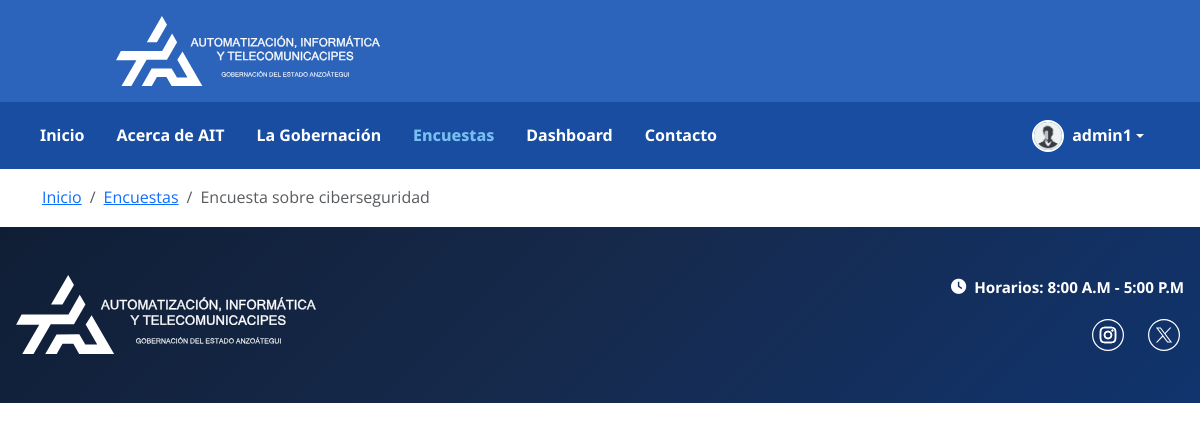
The page /polls/1/ (signed in) on the database its author committed.
### model_poll/models.py (models this page shows, shortened)
class User(AbstractUser):
    full_name = models.CharField(max_length=255, blank=True, default='')
    profile_image = models.ImageField(upload_to='profiles/', blank=True, null=True)
    rol = models.ForeignKey(Rol, on_delete=models.SET_NULL, null=True, blank=True, related_name="usuarios")

class Poll(models.Model):
    class Status(models.TextChoices):
        BORRADOR = 'BORRADOR', 'Borrador'
        ACTIVA = 'ACTIVA', 'Activa'
        CERRADA = 'CERRADA', 'Cerrada'
    created_by = models.ForeignKey(settings.AUTH_USER_MODEL, on_delete=models.SET_NULL, null=True, related_name="encuestas_creadas")
    title = models.CharField(max_length=200)
    description = models.TextField(blank=True, null=True, default='')
    image = models.ImageField(upload_to='polls/', blank=True, null=True)
    status = models.CharField(max_length=20, choices=Status.choices, default=Status.BORRADOR)
    star_date = models.DateTimeField(null=True, blank=True, help_text="Fecha y hora de inicio de la encuesta")
    end_date = models.DateTimeField(null=True, blank=True, help_text="Fecha y hora de finalización de la encuesta")

### posts/views.py (the view)
# urls.py: path('<int:poll_id>/', views.poll_detail, name='poll_detail'),
@login_required
def poll_detail(request, poll_id):
    poll = get_object_or_404(Poll, id=poll_id, status='ACTIVA')
    return render(request, 'posts/poll_detail.html', {'poll': poll})

### templates/posts/poll_detail.html (shortened to what this page needs)
{% extends "pages/layouts/_base.html" %}
{% load static %}
{% block content %}
<div class="container mt-3">
    <nav aria-label="breadcrumb">
        <ol class="breadcrumb">
            <li class="breadcrumb-item"><a href="{% url 'home' %}">Inicio</a></li>
            <li class="breadcrumb-item"><a href="{% url 'posts:poll_list' %}">Encuestas</a></li>
            <li class="breadcrumb-item active" aria-current="page">{{ poll.title }}</li>
        </ol>
    </nav>
</div>
{% endblock %}

### templates/pages/layouts/_base.html (shortened to what this page needs)
{% load static %}
<!DOCTYPE html>
<html lang="es">
<head>
    <link rel="stylesheet" href="https://cdnjs.cloudflare.com/ajax/libs/font-awesome/6.4.0/css/all.min.css">
    <link href="https://cdn.jsdelivr.net/npm/bootstrap@5.3.2/dist/css/bootstrap.min.css" rel="stylesheet">
    <link rel="stylesheet" href="{% static 'css/styles.css' %}">
</head>
<body>
    <header>
        <div class="svg-container">
            <img src="{% static 'SVG/AIT White lateral.svg' %}" class="svg_ait" alt="Logo AIT">
        </div>
    </header>
    <nav class="navbar navbar-expand-lg custom-navbar">
        <div class="container custom-nav-container">
            <div class="collapse navbar-collapse" id="navbarNav">
                <ul class="navbar-nav me-auto">
                    <li class="nav-item">
                        <a class="nav-link {% if request.resolver_match.url_name == 'home' %}active{% endif %}" href="{% url 'home' %}">Inicio</a>
                    </li>
                    <li class="nav-item">
                        <a class="nav-link {% if request.resolver_match.url_name == 'about' %}active{% endif %}" href="{% url 'about' %}">Acerca de AIT</a>
                    </li>
                    <li class="nav-item">
                        <a class="nav-link" href="https://anzoategui.gob.ve/">La Gobernación</a>
                    </li>
                    <li class="nav-item">
                        <a class="nav-link {% if 'poll' in request.resolver_match.url_name %}active{% endif %}" href="{% url 'posts:poll_list' %}">Encuestas</a>
                    </li>
                    {% if user.is_authenticated and user.rol.name in 'Administrador,Trabajador' %}
                        <li class="nav-item">
                            <a class="nav-link {% if 'manager' in request.resolver_match.url_name %}active{% endif %}" href="{% url 'posts:poll_manager' %}">Dashboard</a>
                        </li>
                    {% endif %}
                    <li class="nav-item">
                        <a class="nav-link {% if request.resolver_match.url_name == 'contact' %}active{% endif %}" href="{% url 'contact'%}">Contacto</a>
                    </li>
                </ul>
                <ul class="navbar-nav">
                    {% if user.is_authenticated %}
                        <li class="nav-item dropdown">
                            <a class="nav-link dropdown-toggle d-flex align-items-center" href="#" role="button" data-bs-toggle="dropdown">
                                {% if user.profile_image %}
                                    <img src="{{ user.profile_image.url }}" alt="Perfil" class="rounded-circle me-2" width="32" height="32" style="object-fit: cover; border: 2px solid #fff;">
                                {% else %}
                                    <div class="rounded-circle bg-white d-flex align-items-center justify-content-center me-2" style="width: 32px; height: 32px;">
                                        <i class="fas fa-user" style="color: #184da1; font-size: 14px;"></i>
                                    </div>
                                {% endif %}
                                <span class="d-none d-md-inline">{{ user.first_name|default:user.username }}</span>
                            </a>
                        </li>
                    {% else %}
                        <li class="nav-item">
                            <a class="nav-link" href="{% url 'login' %}">Iniciar Sesión</a>
                        </li>
                    {% endif %}
                </ul>
            </div>
        </div>
    </nav>
    {% block content %}
    {% endblock %}
    <footer class="custom-footer">
        <div class="container">
            <div class="row align-items-start">
                <div class="col-lg-4 col-md-12 text-center text-lg-start mb-3 mb-lg-0">
                    <img src="{% static 'SVG/AIT White lateral.svg' %}" class="svg_footer img-fluid" alt="Logo AIT">
                </div>
                <div class="col-lg-8 col-md-12">
                    <div class="text-end">
                        <ul class="list-unstyled footer-info mb-3">
                            <li class="mb-0">
                                <i class="fas fa-clock me-2"></i>
                                Horarios: 8:00 A.M - 5:00 P.M
                            </li>
                        </ul>
                        <div class="d-flex justify-content-end gap-3">
                            <a href="https://www.instagram.com/aitanzoategui/" target="_blank" class="social-link">
                                <img src="{% static 'SVG/Instagram.svg' %}" alt="Instagram" class="social-icon">
                            </a>
                            <a href="https://x.com/aitanzoategui" target="_blank" class="social-link">
                                <img src="{% static 'SVG/XTwitter.svg' %}" alt="Twitter" class="social-icon">
                            </a>
                        </div>
                    </div>
                </div>
            </div>
        </div>
    </footer>
</body>
</html>

### static/css/styles.css (style rules this page uses)
* { margin: 0; padding: 0; box-sizing: border-box; }
body { font-family: 'Open Sans', Arial, sans-serif; font-weight: 400; line-height: 1.6; color: #333; }
.custom-footer { background: linear-gradient(135deg, #101e35 0%, #162a4d 50%, #10346e 100%) !important; padding: 2rem 0 !important; color: #ffffff !important; margin-top: 3rem !important; font-family: 'Noto Sans', sans-serif !important; font-weight: 700 !important; }
.custom-footer .container { max-width: 1250px !important; }
.svg_footer { max-width: 300px; height: auto; object-fit: contain; }
.footer-info { color: #ffffff !important; font-size: 0.95rem; text-align: right !important; }
.footer-info li { display: flex; align-items: center; justify-content: flex-end; color: #ffffff !important; }
.footer-info i { color: #ffffff !important; width: 16px; }
.social-icon { width: 32px; height: 32px; transition: transform 0.3s ease; filter: brightness(0) invert(1); }
.social-link { text-decoration: none; }
.custom-navbar { background: #184da1 !important; padding: 0.6rem 0 !important; }
.custom-nav-container { max-width: 1250px !important; margin: 0 auto !important; padding: 0 2rem !important; }
.navbar.custom-navbar .navbar-nav .nav-link { color: white !important; font-family: 'Noto Sans', sans-serif !important; font-weight: 700 !important; font-size: 1rem !important; margin-right: 1rem !important; transition: color 0.3s ease !important; }
.navbar.custom-navbar .navbar-nav .nav-link.active { color: #77bfee !important; font-weight: 800 !important; }
.svg-container { max-width: 1270px; margin: 0 auto; display: flex; justify-content: space-between; align-items: center; padding: 0 2rem; }
.svg_ait { width: 400px; height: 70px; object-fit: contain; vertical-align: middle; margin-left: 0; }
header { background: #2D64BB; color: white; padding: 1rem; text-align: center; }
.social-link { display: inline-flex; align-items: center; justify-content: center; width: 40px; height: 40px; background: transparent; color: white; border-radius: 50%; text-decoration: none; transition: all 0.3s ease; }
html, body { margin: 0; padding: 0; overflow-x: hidden; }
body { min-height: 100vh; }
.custom-footer { margin-top: 0 !important; }
[class*="col-"] { padding: 1rem; }

### rows shown on the page
User: profile_image (picture), first_name "admin1"
Poll: title "Encuesta sobre ciberseguridad"
